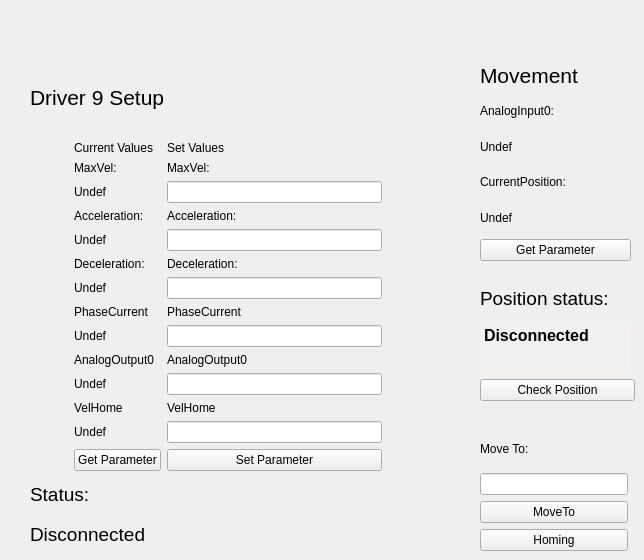
          <widget class="QWidget" name="tab_11">
           <attribute name="title">
            <string>9</string>
           </attribute>
           <attribute name="toolTip">
            <string>Driver 9 Setup and Movimentation</string>
           </attribute>
           <widget class="QWidget" name="layoutWidget_22">
            <property name="geometry">
             <rect>
              <x>480</x>
              <y>430</y>
              <width>148</width>
              <height>121</height>
             </rect>
            </property>
            <layout class="QVBoxLayout" name="verticalLayout_67">
             <item>
              <widget class="QLabel" name="label_249">
               <property name="text">
                <string>Move To:</string>
               </property>
              </widget>
             </item>
             <item>
              <widget class="QLineEdit" name="LineEditMoveToValue_9">
               <property name="toolTip">
                <string>Position to move driver 9</string>
               </property>
              </widget>
             </item>
             <item>
              <widget class="QPushButton" name="MoveTo_9">
               <property name="toolTip">
                <string>Move driver 9 to the position specified above</string>
               </property>
               <property name="text">
                <string>MoveTo</string>
               </property>
              </widget>
             </item>
             <item>
              <widget class="QPushButton" name="Homing_9">
               <property name="toolTip">
                <string>Execute the driver 9 homing procedure</string>
               </property>
               <property name="text">
                <string>Homing</string>
               </property>
              </widget>
             </item>
            </layout>
           </widget>
           <widget class="QWidget" name="layoutWidget_24">
            <property name="geometry">
             <rect>
              <x>480</x>
              <y>60</y>
              <width>151</width>
              <height>201</height>
             </rect>
            </property>
            <layout class="QVBoxLayout" name="verticalLayout_68">
             <item>
              <widget class="QLabel" name="label_252">
               <property name="font">
                <font>
                 <pointsize>16</pointsize>
                </font>
               </property>
               <property name="text">
                <string>Movement</string>
               </property>
              </widget>
             </item>
             <item>
              <widget class="QLabel" name="label_253">
               <property name="text">
                <string>AnalogInput0:</string>
               </property>
              </widget>
             </item>
             <item>
              <widget class="QLabel" name="LabelMovAnalogInput0_9">
               <property name="toolTip">
                <string>Current value of driver 9 AnalogInput(0)</string>
               </property>
               <property name="text">
                <string>Undef</string>
               </property>
              </widget>
             </item>
             <item>
              <widget class="QLabel" name="label_254">
               <property name="text">
                <string>CurrentPosition:</string>
               </property>
              </widget>
             </item>
             <item>
              <widget class="QLabel" name="LabelMovCurrentPosition_9">
               <property name="toolTip">
                <string>Current value of driver 9 CurrentPosition</string>
               </property>
               <property name="text">
                <string>Undef</string>
               </property>
              </widget>
             </item>
             <item>
              <widget class="QPushButton" name="GetParameterMov_9">
               <property name="toolTip">
                <string>Get position parameters of driver 9</string>
               </property>
               <property name="text">
                <string>Get Parameter</string>
               </property>
              </widget>
             </item>
            </layout>
           </widget>
           <widget class="QWidget" name="layoutWidget_23">
            <property name="geometry">
             <rect>
              <x>30</x>
              <y>60</y>
              <width>352</width>
              <height>491</height>
             </rect>
            </property>
            <layout class="QGridLayout" name="gridLayout_42">
             <item row="0" column="0" colspan="3">
              <widget class="QLabel" name="label_143">
               <property name="font">
                <font>
                 <pointsize>16</pointsize>
                </font>
               </property>
               <property name="text">
                <string>Driver 9 Setup</string>
               </property>
              </widget>
             </item>
             <item row="1" column="0">
              <layout class="QVBoxLayout" name="verticalLayout_20">
               <item>
                <widget class="QLabel" name="Images_9">
                 <property name="minimumSize">
                  <size>
                   <width>0</width>
                   <height>100</height>
                  </size>
                 </property>
                 <property name="maximumSize">
                  <size>
                   <width>200</width>
                   <height>150</height>
                  </size>
                 </property>
                 <property name="text">
                  <string/>
                 </property>
                 <property name="pixmap">
                  <pixmap resource="file.qrc">:/Driver.jpg</pixmap>
                 </property>
                 <property name="scaledContents">
                  <bool>true</bool>
                 </property>
                </widget>
               </item>
               <item>
                <widget class="QLabel" name="label_144">
                 <property name="text">
                  <string/>
                 </property>
                </widget>
               </item>
              </layout>
             </item>
             <item row="1" column="1">
              <widget class="QLabel" name="label_365">
               <property name="minimumSize">
                <size>
                 <width>25</width>
                 <height>0</height>
                </size>
               </property>
               <property name="text">
                <string/>
               </property>
              </widget>
             </item>
             <item row="1" column="2">
              <layout class="QGridLayout" name="gridLayout_20">
               <item row="0" column="0">
                <widget class="QLabel" name="label_145">
                 <property name="text">
                  <string>Current Values</string>
                 </property>
                </widget>
               </item>
               <item row="0" column="1">
                <widget class="QLabel" name="label_146">
                 <property name="text">
                  <string>Set Values</string>
                 </property>
                </widget>
               </item>
               <item row="1" column="0">
                <widget class="QLabel" name="label_147">
                 <property name="text">
                  <string>MaxVel:</string>
                 </property>
                </widget>
               </item>
               <item row="1" column="1">
                <widget class="QLabel" name="label_148">
                 <property name="text">
                  <string>MaxVel:</string>
                 </property>
                </widget>
               </item>
               <item row="2" column="0">
                <widget class="QLabel" name="LabelMaxVelSetup_9">
                 <property name="toolTip">
                  <string>Current value of driver 9 MaxVel</string>
                 </property>
                 <property name="text">
                  <string>Undef</string>
                 </property>
                </widget>
               </item>
               <item row="2" column="1">
                <widget class="QLineEdit" name="LineEditMaxVelSetup_9">
                 <property name="toolTip">
                  <string>&lt;html&gt;&lt;head/&gt;&lt;body&gt;&lt;p&gt;MaxVel of driver 9 to set&lt;/p&gt;&lt;/body&gt;&lt;/html&gt;</string>
                 </property>
                </widget>
               </item>
               <item row="3" column="0">
                <widget class="QLabel" name="label_149">
                 <property name="text">
                  <string>Acceleration:</string>
                 </property>
                </widget>
               </item>
               <item row="3" column="1">
                <widget class="QLabel" name="label_150">
                 <property name="text">
                  <string>Acceleration:</string>
                 </property>
                </widget>
               </item>
               <item row="4" column="0">
                <widget class="QLabel" name="LabelAccelerationSetup_9">
                 <property name="toolTip">
                  <string>Current value of driver 9 Acceleration</string>
                 </property>
                 <property name="text">
                  <string>Undef</string>
                 </property>
                </widget>
               </item>
               <item row="4" column="1">
                <widget class="QLineEdit" name="LineEditAccelerationSetup_9">
                 <property name="toolTip">
                  <string>&lt;html&gt;&lt;head/&gt;&lt;body&gt;&lt;p&gt;Acceleration of driver 9 to set&lt;/p&gt;&lt;/body&gt;&lt;/html&gt;</string>
                 </property>
                </widget>
               </item>
               <item row="5" column="0">
                <widget class="QLabel" name="label_151">
                 <property name="text">
                  <string>Deceleration:</string>
                 </property>
                </widget>
               </item>
               <item row="5" column="1">
                <widget class="QLabel" name="label_152">
                 <property name="text">
                  <string>Deceleration:</string>
                 </property>
                </widget>
               </item>
               <item row="6" column="0">
                <widget class="QLabel" name="LabelDecelerationSetup_9">
                 <property name="toolTip">
                  <string>Current value of driver 9 Deceleration</string>
                 </property>
                 <property name="text">
                  <string>Undef</string>
                 </property>
                </widget>
               </item>
               <item row="6" column="1">
                <widget class="QLineEdit" name="LineEditDecelerationSetup_9">
                 <property name="toolTip">
                  <string>&lt;html&gt;&lt;head/&gt;&lt;body&gt;&lt;p&gt;Deceleration of driver 9 to set&lt;/p&gt;&lt;/body&gt;&lt;/html&gt;</string>
                 </property>
                </widget>
               </item>
               <item row="7" column="0">
                <widget class="QLabel" name="label_153">
                 <property name="text">
                  <string>PhaseCurrent</string>
                 </property>
                </widget>
               </item>
               <item row="7" column="1">
                <widget class="QLabel" name="label_154">
                 <property name="text">
                  <string>PhaseCurrent</string>
                 </property>
                </widget>
               </item>
               <item row="8" column="0">
                <widget class="QLabel" name="LabelPhaseCurrentSetup_9">
                 <property name="toolTip">
                  <string>Current value of driver 9 PhaseCurrent</string>
                 </property>
                 <property name="text">
                  <string>Undef</string>
                 </property>
                </widget>
               </item>
               <item row="8" column="1">
                <widget class="QLineEdit" name="LineEditPhaseCurrentSetup_9">
                 <property name="toolTip">
                  <string>&lt;html&gt;&lt;head/&gt;&lt;body&gt;&lt;p&gt; PhaseCurrent of driver 9 to set&lt;/p&gt;&lt;/body&gt;&lt;/html&gt;</string>
                 </property>
                </widget>
               </item>
               <item row="9" column="0">
                <widget class="QLabel" name="label_155">
                 <property name="text">
                  <string>AnalogOutput0</string>
                 </property>
                </widget>
               </item>
               <item row="9" column="1">
                <widget class="QLabel" name="label_156">
                 <property name="text">
                  <string>AnalogOutput0</string>
                 </property>
                </widget>
               </item>
               <item row="10" column="0">
                <widget class="QLabel" name="LabelAnalogOutputSetup_9">
                 <property name="toolTip">
                  <string>Current value of driver 9 AnalogOutput(0)</string>
                 </property>
                 <property name="text">
                  <string>Undef</string>
                 </property>
                </widget>
               </item>
               <item row="10" column="1">
                <widget class="QLineEdit" name="LineEditAnalogOutputSetup_9">
                 <property name="toolTip">
                  <string>&lt;html&gt;&lt;head/&gt;&lt;body&gt;&lt;p&gt; AnalogOutput(0) of driver 9 to set&lt;/p&gt;&lt;/body&gt;&lt;/html&gt;</string>
                 </property>
                </widget>
               </item>
               <item row="11" column="0">
                <widget class="QLabel" name="label_366">
                 <property name="text">
                  <string>VelHome</string>
                 </property>
                </widget>
               </item>
               <item row="11" column="1">
                <widget class="QLabel" name="label_367">
                 <property name="text">
                  <string>VelHome</string>
                 </property>
                </widget>
               </item>
               <item row="12" column="0">
                <widget class="QLabel" name="LabelVelHomeSetup_9">
                 <property name="toolTip">
                  <string>Current value of driver 9 VelHome</string>
                 </property>
                 <property name="text">
                  <string>Undef</string>
                 </property>
                </widget>
               </item>
               <item row="12" column="1">
                <widget class="QLineEdit" name="LineEditVelHomeSetup_9">
                 <property name="toolTip">
                  <string>&lt;html&gt;&lt;head/&gt;&lt;body&gt;&lt;p&gt; AnalogOutput(0) of driver 9 to set&lt;/p&gt;&lt;/body&gt;&lt;/html&gt;</string>
                 </property>
                </widget>
               </item>
               <item row="13" column="0">
                <widget class="QPushButton" name="GetParameterDriver_9">
                 <property name="toolTip">
                  <string>&lt;html&gt;&lt;head/&gt;&lt;body&gt;&lt;p&gt;Get the current parameter of the driver 9&lt;/p&gt;&lt;/body&gt;&lt;/html&gt;</string>
                 </property>
                 <property name="text">
                  <string>Get Parameter</string>
                 </property>
                </widget>
               </item>
               <item row="13" column="1">
                <widget class="QPushButton" name="SetParameterDriver_9">
                 <property name="toolTip">
                  <string>&lt;html&gt;&lt;head/&gt;&lt;body&gt;&lt;p&gt;Set parameter of driver 9. Nota bene: in order to accomplished the command you have to set all the fields above.&lt;/p&gt;&lt;/body&gt;&lt;/html&gt;</string>
                 </property>
                 <property name="text">
                  <string>Set Parameter</string>
                 </property>
                </widget>
               </item>
              </layout>
             </item>
             <item row="2" column="0" colspan="3">
              <layout class="QVBoxLayout" name="verticalLayout_21">
               <item>
                <widget class="QLabel" name="label_157">
                 <property name="font">
                  <font>
                   <pointsize>14</pointsize>
                  </font>
                 </property>
                 <property name="text">
                  <string>Status:</string>
                 </property>
                </widget>
               </item>
               <item>
                <widget class="QLabel" name="LabelStatusDriver9">
                 <property name="font">
                  <font>
                   <pointsize>14</pointsize>
                  </font>
                 </property>
                 <property name="toolTip">
                  <string>Driver 9 Status</string>
                 </property>
                 <property name="text">
                  <string>Disconnected</string>
                 </property>
                </widget>
               </item>
              </layout>
             </item>
            </layout>
           </widget>
           <widget class="QWidget" name="layoutWidget_49">
            <property name="geometry">
             <rect>
              <x>480</x>
              <y>280</y>
              <width>155</width>
              <height>121</height>
             </rect>
            </property>
            <layout class="QVBoxLayout" name="verticalLayout_86">
             <item>
              <layout class="QVBoxLayout" name="verticalLayout_43">
               <item>
                <widget class="QLabel" name="label_318">
                 <property name="font">
                  <font>
                   <pointsize>14</pointsize>
                  </font>
                 </property>
                 <property name="text">
                  <string>Position status:</string>
                 </property>
                </widget>
               </item>
               <item>
                <widget class="QTextEdit" name="LabelPositionStatus_9">
                 <property name="maximumSize">
                  <size>
                   <width>151</width>
                   <height>51</height>
                  </size>
                 </property>
                 <property name="palette">
                  <palette>
                   <active>
                    <colorrole role="Base">
                     <brush brushstyle="SolidPattern">
                      <color alpha="255">
                       <red>242</red>
                       <green>241</green>
                       <blue>240</blue>
                      </color>
                     </brush>
                    </colorrole>
                   </active>
                   <inactive>
                    <colorrole role="Base">
                     <brush brushstyle="SolidPattern">
                      <color alpha="255">
                       <red>242</red>
                       <green>241</green>
                       <blue>240</blue>
                      </color>
                     </brush>
                    </colorrole>
                   </inactive>
                   <disabled>
                    <colorrole role="Base">
                     <brush brushstyle="SolidPattern">
                      <color alpha="255">
                       <red>255</red>
                       <green>255</green>
                       <blue>255</blue>
                      </color>
                     </brush>
                    </colorrole>
                   </disabled>
                  </palette>
                 </property>
                 <property name="font">
                  <font>
                   <pointsize>12</pointsize>
                   <weight>75</weight>
                   <bold>true</bold>
                  </font>
                 </property>
                 <property name="toolTip">
                  <string>&lt;html&gt;&lt;head/&gt;&lt;body&gt;&lt;p&gt;&lt;span style=&quot; font-size:11pt; font-weight:400;&quot;&gt;Here is printed the correspondence between the estimated position and the CurrentPosition of the driver 9.&lt;/span&gt;&lt;/p&gt;&lt;/body&gt;&lt;/html&gt;</string>
                 </property>
                 <property name="frameShape">
                  <enum>QFrame::NoFrame</enum>
                 </property>
                 <property name="html">
                  <string>&lt;!DOCTYPE HTML PUBLIC &quot;-//W3C//DTD HTML 4.0//EN&quot; &quot;http://www.w3.org/TR/REC-html40/strict.dtd&quot;&gt;
&lt;html&gt;&lt;head&gt;&lt;meta name=&quot;qrichtext&quot; content=&quot;1&quot; /&gt;&lt;style type=&quot;text/css&quot;&gt;
p, li { white-space: pre-wrap; }
&lt;/style&gt;&lt;/head&gt;&lt;body style=&quot; font-family:'.SF NS Text'; font-size:12pt; font-weight:600; font-style:normal;&quot;&gt;
&lt;p style=&quot; margin-top:0px; margin-bottom:0px; margin-left:0px; margin-right:0px; -qt-block-indent:0; text-indent:0px;&quot;&gt;&lt;span style=&quot; font-family:'Ubuntu';&quot;&gt;Disconnected&lt;/span&gt;&lt;/p&gt;&lt;/body&gt;&lt;/html&gt;</string>
                 </property>
                 <property name="textInteractionFlags">
                  <set>Qt::TextSelectableByMouse</set>
                 </property>
                </widget>
               </item>
              </layout>
             </item>
             <item>
              <widget class="QPushButton" name="CheckPositionButton_9">
               <property name="toolTip">
                <string>&lt;html&gt;&lt;head/&gt;&lt;body&gt;&lt;p&gt;Verify the correspondence between the estimated position and the current position of the driver 9.&lt;/p&gt;&lt;/body&gt;&lt;/html&gt;</string>
               </property>
               <property name="text">
                <string>Check Position</string>
               </property>
              </widget>
             </item>
            </layout>
           </widget>
          </widget>
